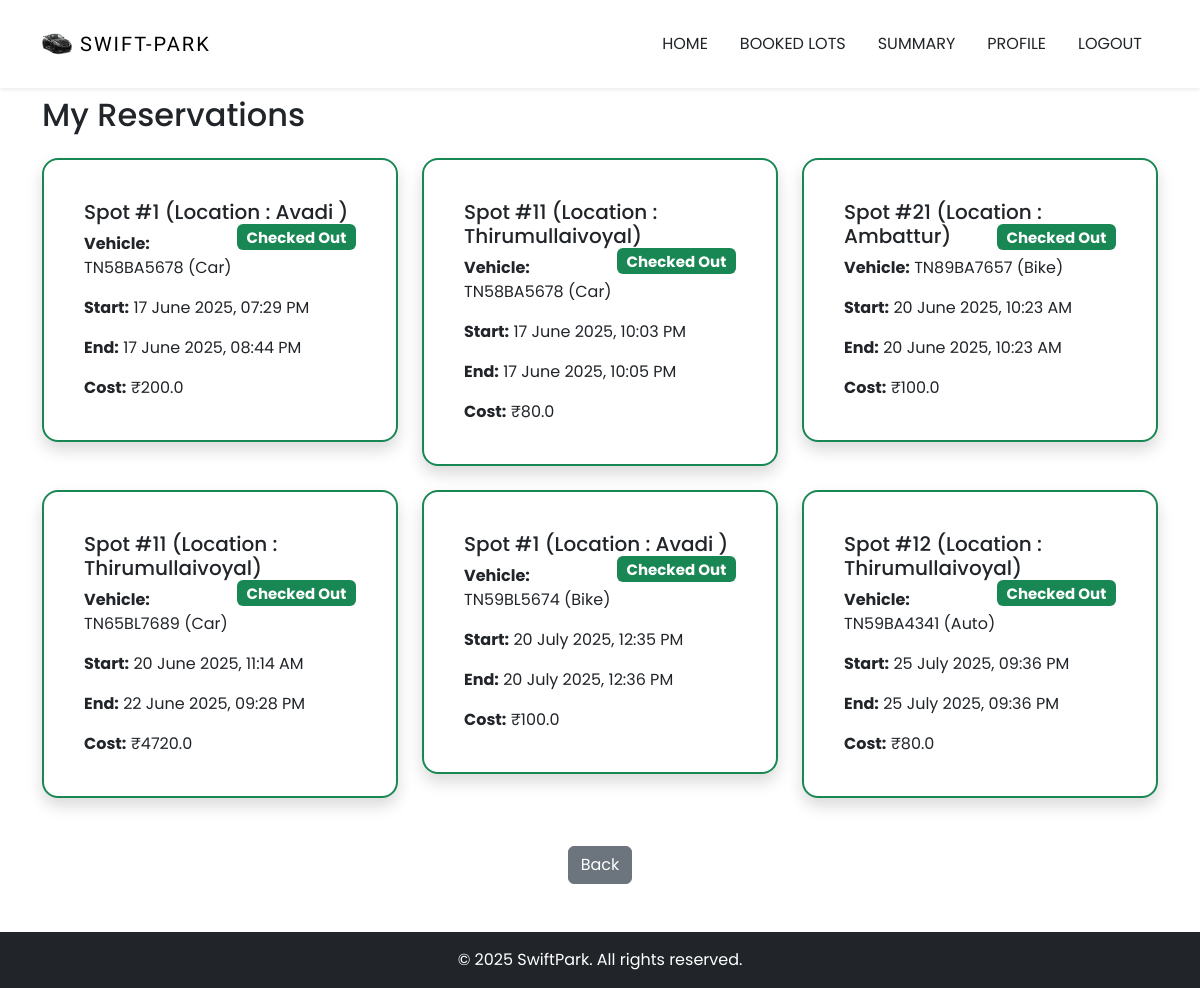
Screenshot of /user/my_reservations (signed in) with the database file from the repository.
### WorkSpace/models.py (models this page shows, shortened)
class Reservation(db.Model):
    id = db.Column(db.Integer, primary_key=True)
    lot_id = db.Column(db.Integer, db.ForeignKey('parking_lot.id'), nullable=False)
    spot_id = db.Column(db.Integer, db.ForeignKey('parking_spot.id'), nullable=False)
    user_id = db.Column(db.Integer, db.ForeignKey('user.id'), nullable=False)
    vehicle_id = db.Column(db.Integer, db.ForeignKey('vehicle.id'), nullable=False)
    parking_timestamp = db.Column(db.DateTime, nullable=False)
    leaving_timestamp = db.Column(db.DateTime, nullable=True)  # Now nullable
    parking_cost = db.Column(db.Float, nullable=True)          # Now nullable

class ParkingLot(db.Model):
    id = db.Column(db.Integer, primary_key=True)
    prime_location_name = db.Column(db.String(150), nullable=False)
    price = db.Column(db.Float, nullable=False)
    address = db.Column(db.String(250), nullable=False)
    pin_code = db.Column(db.Integer, nullable=False)
    maximum_number_of_spots = db.Column(db.Integer, nullable=False)
    is_deleted = db.Column(db.Boolean , default = False , nullable = False)
    spots = db.relationship('ParkingSpot', backref='lot', lazy=True)
    reservations = db.relationship('Reservation', backref='lot', lazy=True)

class Vehicle(db.Model):
    id = db.Column(db.Integer, primary_key=True)
    registration_number = db.Column(db.String(20), unique=True, nullable=False)
    vehicle_type = db.Column(db.String(50))  # car, bus, lorry
    user_id = db.Column(db.Integer, db.ForeignKey('user.id'), nullable=False)
    reservations = db.relationship('Reservation', backref='vehicle', lazy=True)

### WorkSpace/routes.py (the view)
@routes.route('/user/my_reservations')
@login_required
def my_reservations() :
    reservations = Reservation.query.filter_by(user_id = current_user.id).all()
    return render_template('my_reservations.html' , reservations = reservations , now = datetime.now() )

### WorkSpace/templates/my_reservations.html (shortened to what this page needs)
{% extends "base.html" %}
{% block content %}
<div class="d-flex flex-column min-vh-100">
    <div class="container mt-5 pt-5 mb-5 flex-grow-1">
        <h2 class="mb-4">My Reservations</h2>
        {% if reservations %}
        <div class="row row-cols-1 row-cols-md-2 row-cols-lg-3 g-4">
            {% for r in reservations %}
            <div class="col">
                <div class=" card offer-content p-4 rounded-4 shadow {% if r.leaving_timestamp %}border-success{% else %}border-warning{% endif %}">
                    <div class="card-body">
                        <h5 class="card-title">
                            Spot #{{ r.spot_id }} (Location : {{ r.lot.prime_location_name}})
                            {% if r.leaving_timestamp %}
                                <span class="badge bg-success float-end">Checked Out</span>
                            {% else %}
                                <span class="badge bg-warning text-dark float-end">Active</span>
                            {% endif %}
                        </h5>
                        <p class="card-text"><strong>Vehicle:</strong> {{ r.vehicle.registration_number }} ({{ r.vehicle.vehicle_type }})</p>
                        <p class="card-text"><strong>Start:</strong> {{ r.parking_timestamp.strftime('%d %B %Y, %I:%M %p') }}</p>
                        <p class="card-text"><strong>End:</strong>
                            {% if r.leaving_timestamp %}
                                {{ r.leaving_timestamp.strftime('%d %B %Y, %I:%M %p') }}
                            {% else %}
                                Not checked out yet
                            {% endif %}
                        </p>
                        <p class="card-text"><strong>Cost:</strong>
                            {% if r.parking_cost %}
                                ₹{{ r.parking_cost }}
                            {% else %}
                                Available during checkout
                            {% endif %}
                        </p>
                    </div>
                </div>
            </div>
            {% endfor %}
        </div>
        <div class="text-center mt-5">
            <a href="{{ url_for('routes.user_dashboard') }}" class="btn btn-secondary">Back</a>
        </div>
        {% else %}
        <p class="text-muted">You haven't made any reservations yet.</p>
        <div class="text-center">
            <a href="{{ url_for('routes.user_dashboard') }}" class="btn btn-primary mt-3">Explore Parking Lots</a>
        </div>
        {% endif %}
    </div>
</div>
{% endblock %}

### WorkSpace/static/styling/styles.css (style rules this page uses)
html { scroll-behavior: smooth; }
:root { --lg-font: 'Kaisei Tokumin', serif; --sm-font: 'Poppins', sans-serif; --color: #ffffff; --black: black; }
body { font-family: 'Poppins' , 'sans-serif'; }
.offer-content { background-color: rgba(255, 255, 255, 0.03); border: 2px solid rgba(255, 255, 255, 0.08); box-shadow: 0 10px 30px rgba(0, 0, 0, 0.3); border-radius: 20px; backdrop-filter: blur(8px); padding: 40px; }
.card { transition: transform 0.2s ease, box-shadow 0.3s ease; border-radius: 16px; }

### rows the page displays
Reservation: spot_id "1", lot.prime_location_name "Avadi", shows "Checked Out", vehicle.registration_number "TN58BA5678", vehicle.vehicle_type "Car", parking_timestamp "17 June 2025, 07:29 PM", leaving_timestamp "17 June 2025, 08:44 PM", parking_cost "200.0"
Reservation: spot_id "11", lot.prime_location_name "Thirumullaivoyal", shows "Checked Out", vehicle.registration_number "TN58BA5678", vehicle.vehicle_type "Car", parking_timestamp "17 June 2025, 10:03 PM", leaving_timestamp "17 June 2025, 10:05 PM", parking_cost "80.0"
Reservation: spot_id "21", lot.prime_location_name "Ambattur", shows "Checked Out", vehicle.registration_number "TN89BA7657", vehicle.vehicle_type "Bike", parking_timestamp "20 June 2025, 10:23 AM", leaving_timestamp "20 June 2025, 10:23 AM", parking_cost "100.0"
Reservation: spot_id "11", lot.prime_location_name "Thirumullaivoyal", shows "Checked Out", vehicle.registration_number "TN65BL7689", vehicle.vehicle_type "Car", parking_timestamp "20 June 2025, 11:14 AM", leaving_timestamp "22 June 2025, 09:28 PM", parking_cost "4720.0"
Reservation: spot_id "1", lot.prime_location_name "Avadi", shows "Checked Out", vehicle.registration_number "TN59BL5674", vehicle.vehicle_type "Bike", parking_timestamp "20 July 2025, 12:35 PM", leaving_timestamp "20 July 2025, 12:36 PM", parking_cost "100.0"
Reservation: spot_id "12", lot.prime_location_name "Thirumullaivoyal", shows "Checked Out", vehicle.registration_number "TN59BA4341", vehicle.vehicle_type "Auto", parking_timestamp "25 July 2025, 09:36 PM", leaving_timestamp "25 July 2025, 09:36 PM", parking_cost "80.0"
